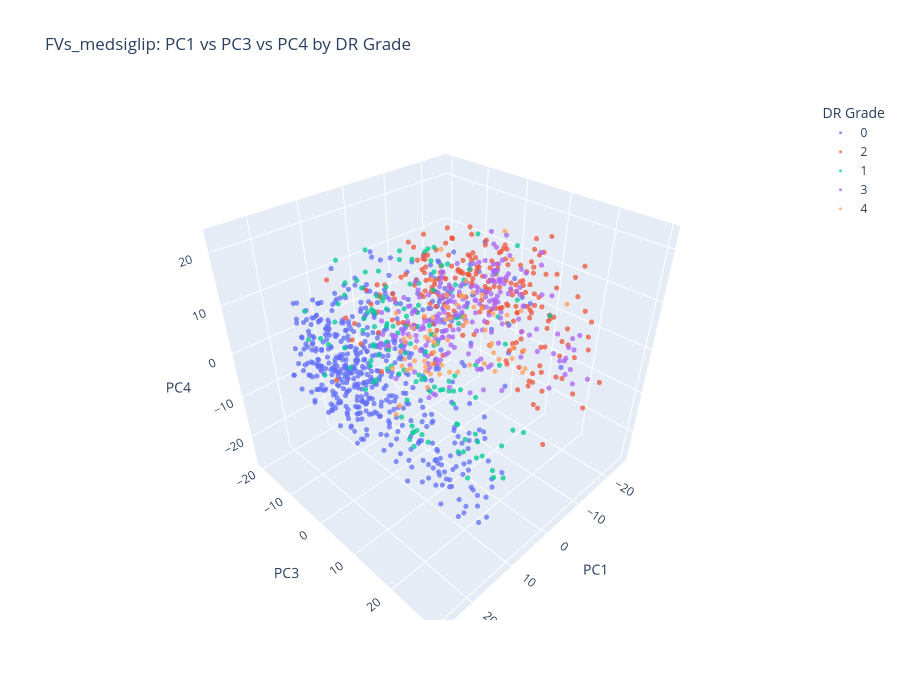

This figure's notebook cell:
### Code cell
import plotly.express as px
import pandas as pd

# 按你的实际列名修改
GRADE_COL = "eye_DR_Level"   # 如果你的列叫 grade，就改成 "grade"
MODEL_NAME = "FVs_medsiglip"

plot_df = pca_df[["PC1", "PC3", "PC4", GRADE_COL]].dropna().copy()

# 为了让颜色按等级显示，而不是连续色条
plot_df[GRADE_COL] = plot_df[GRADE_COL].astype(int).astype(str)

fig = px.scatter_3d(
    plot_df,
    x="PC1",
    y="PC3",
    z="PC4",
    color=GRADE_COL,
    opacity=0.75,
    title=f"{MODEL_NAME}: PC1 vs PC3 vs PC4 by DR Grade",
    labels={
        "PC1": "PC1",
        "PC3": "PC3",
        "PC4": "PC4",
        GRADE_COL: "DR Grade"
    },
    width=900,
    height=700
)

fig.update_traces(marker=dict(size=3))

fig.update_layout(
    scene=dict(
        xaxis_title="PC1",
        yaxis_title="PC3",
        zaxis_title="PC4"
    )
)

fig.show()

### Figure 1 — Plotly figure (JSON) as saved in the notebook; plotly's stock layout.template omitted (floating-point values rounded to 4 significant figures; data arrays with more than 128 entries replaced by an {"elided": "..."} marker saying what was removed)
{"data": [{"hovertemplate": "DR Grade=0<br>PC1=%{x}<br>PC3=%{y}<br>PC4=%{z}<extra></extra>", "legendgroup": "0", "marker": {"color": "#636efa", "opacity": 0.75, "size": 3, "symbol": "circle"}, "mode": "markers", "name": "0", "scene": "scene", "showlegend": true, "type": "scatter3d", "x": {"elided": "532 float values"}, "y": {"elided": "532 float values"}, "z": {"elided": "532 float values"}}, {"hovertemplate": "DR Grade=2<br>PC1=%{x}<br>PC3=%{y}<br>PC4=%{z}<extra></extra>", "legendgroup": "2", "marker": {"color": "#EF553B", "opacity": 0.75, "size": 3, "symbol": "circle"}, "mode": "markers", "name": "2", "scene": "scene", "showlegend": true, "type": "scatter3d", "x": {"elided": "232 float values"}, "y": {"elided": "232 float values"}, "z": {"elided": "232 float values"}}, {"hovertemplate": "DR Grade=1<br>PC1=%{x}<br>PC3=%{y}<br>PC4=%{z}<extra></extra>", "legendgroup": "1", "marker": {"color": "#00cc96", "opacity": 0.75, "size": 3, "symbol": "circle"}, "mode": "markers", "name": "1", "scene": "scene", "showlegend": true, "type": "scatter3d", "x": {"elided": "139 float values"}, "y": {"elided": "139 float values"}, "z": {"elided": "139 float values"}}, {"hovertemplate": "DR Grade=3<br>PC1=%{x}<br>PC3=%{y}<br>PC4=%{z}<extra></extra>", "legendgroup": "3", "marker": {"color": "#ab63fa", "opacity": 0.75, "size": 3, "symbol": "circle"}, "mode": "markers", "name": "3", "scene": "scene", "showlegend": true, "type": "scatter3d", "x": {"elided": "214 float values"}, "y": {"elided": "214 float values"}, "z": {"elided": "214 float values"}}, {"hovertemplate": "DR Grade=4<br>PC1=%{x}<br>PC3=%{y}<br>PC4=%{z}<extra></extra>", "legendgroup": "4", "marker": {"color": "#FFA15A", "opacity": 0.75, "size": 3, "symbol": "circle"}, "mode": "markers", "name": "4", "scene": "scene", "showlegend": true, "type": "scatter3d", "x": [-12.92, -14.53, -12.33, -13.67, -18.73, -19.09, -19.61, -15.99, -17.27, -21.48, -11.79, -15.72, -18.46, -19.43, -15.26, -14.77, -21.18, -17.4, -5.197, -7.88, -15.72, -15.82, -9.535, -7.089, -4.984, -4.648, -11.28, -9.487, -5.237, -2.152, -8.996, -15.34, -5.391, -4.174, -7.128, -11.29, -19.81, -18.07, -18.2, -17.66, -15.83, -14.41, -19.09, -20.32, -15.88, -16.71, -19.73, -22.03, -8.288, -5.896, -11.07, -23.06, -13.32, -9.476, 2.21, 2.955, -4.763, -7.911, -15.57, -17.44, -10.93, -9.212, 0.3078, -9.729, -11.46, -7.413, -18.37, -21.65, -14.86, -14.48, -14.38, -11.18], "y": [-12.11, -13.09, -11.1, -9.787, -5.139, -0.02441, -6.23, -10.03, -6.997, -5.346, -7.752, -9.792, 6.168, 6.771, -10.07, -9.339, 2.268, 3.089, -12.38, -11.76, 1.062, 3.371, -7.859, -6.446, -5.702, -5.569, -12.22, -8.952, -13.42, -12.94, -13.64, -10.14, -12.52, -13.2, -7.426, -7.972, -2.601, -7.458, -9.397, -10.95, -6.748, -7.907, 8.726, 8.368, -3.204, 10.32, 0.8052, -0.1309, -14.06, -12.6, 9.926, 14.7, 10.15, 7.646, -6.007, -6.495, -8.793, -8.762, -5.091, -7.689, -18.68, -14.98, -7.127, -7.649, -9.353, -7.125, -6.825, -5.408, -13.6, -15.81, 3.912, -0.5513], "z": [-17.96, -13.03, 3.997, 10.85, -2.578, -2.221, 0.2034, -3.522, -0.1088, -0.8284, -15.41, -11.69, -7.357, 1.271, -3.05, 0.2306, 10.18, 17.53, -12.86, -10.82, -12.59, -8.68, -10.97, -3.797, -12.56, -9.674, -9.968, -17.27, -15.23, -14.05, -7.193, -6.366, -7.798, -1.25, -18.86, -17.77, -7.614, -7.919, -3.581, -7.37, -18.89, -18.81, -12.7, -12.48, -15.15, -5.144, -16.82, -15.23, -17.79, -16.4, 5.19, 4.522, -5.516, -1.961, -17.77, -19.94, -11.29, -14.39, -3.631, -0.2455, -14.13, -10.24, -5.674, -6.531, -10.52, -6.216, -6.872, -4.158, -7.092, -7.513, -5.449, 8.259]}], "layout": {"height": 700, "legend": {"title": {"text": "DR Grade"}, "tracegroupgap": 0}, "scene": {"domain": {"x": [0, 1], "y": [0, 1]}, "xaxis": {"title": {"text": "PC1"}}, "yaxis": {"title": {"text": "PC3"}}, "zaxis": {"title": {"text": "PC4"}}}, "title": {"text": "FVs_medsiglip: PC1 vs PC3 vs PC4 by DR Grade"}, "width": 900}}
